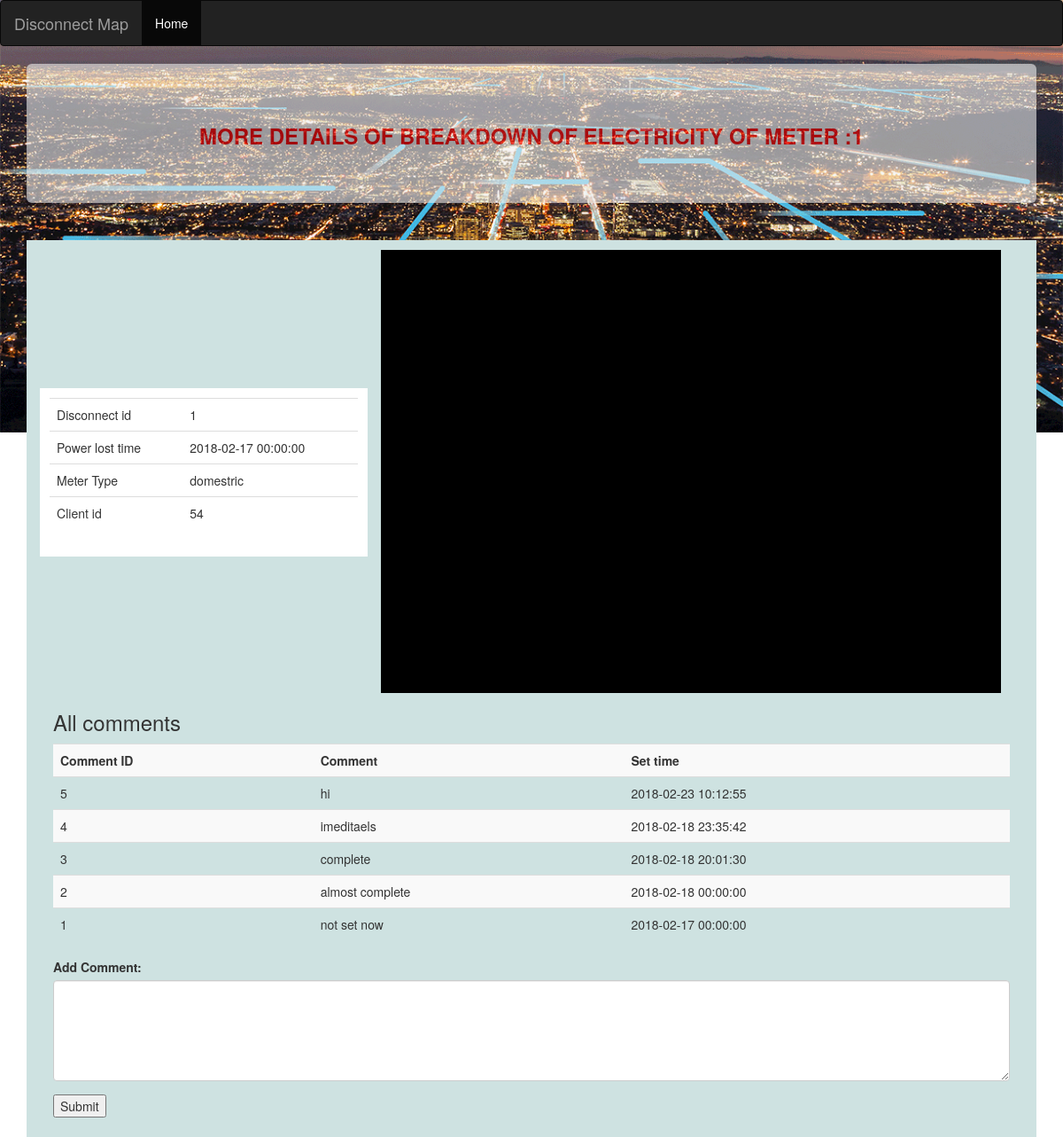
The page /mainServer/public_html/elec_meter/elec_meter/disconect/html/more_details.php?disconnect_id=1 on the database its author committed.
### tables this page shows
CREATE TABLE `disconnect_tb` (
  `disconnect_id` int(11) NOT NULL,
  `meter_id` varchar(10) NOT NULL,
  `lost_time` datetime NOT NULL
);

CREATE TABLE `meter_tb` (
  `meter_id` int(10) NOT NULL,
  `meter_type` varchar(10) NOT NULL,
  `client_id` int(11) NOT NULL,
  `start_date` datetime NOT NULL,
  `location_lat` double NOT NULL,
  `location_lng` double NOT NULL,
  `password` varchar(40) NOT NULL,
  `connectivity` tinyint(4) NOT NULL,
  `bill_id` int(11) NOT NULL,
  `bill_type` tinyint(4) NOT NULL,
  `Pro_id` int(11) DEFAULT NULL
);

CREATE TABLE `comment_tb` (
  `comment_id` int(11) NOT NULL,
  `meter_id` varchar(10) NOT NULL,
  `comment` varchar(100) NOT NULL,
  `set_time` datetime NOT NULL
);

### mainServer/public_html/elec_meter/elec_meter/disconect/html/more_details.php (the view, shortened to what this page needs)
<?php
	include("connection.php");
	$disconnect_id = "";
	$meter_id = "";
	$lost_time = "";
	$meter_type = "";
	$client_id = "";
	$comment_details = "";
	if (isset($_GET['disconnect_id'])) {
		$disconnect_id = mysqli_real_escape_string($connection, $_GET['disconnect_id']);
		$query = "SELECT * from disconnect_tb where disconnect_id = {$disconnect_id}";
		$result_set = mysqli_query($connection, $query);
		if($result_set){
			if(mysqli_num_rows($result_set) == 1){
				$result = mysqli_fetch_assoc($result_set);
				$disconnect_id =	$result['disconnect_id'];
				$meter_id = $result['meter_id'];
				$lost_time = $result['lost_time'];
			}
		}
		$query = "SELECT * from meter_tb where meter_id = {$meter_id}";
		$result_set = mysqli_query($connection, $query);
		if($result_set){
			if(mysqli_num_rows($result_set) == 1){
				$result = mysqli_fetch_assoc($result_set);
				$meter_type =	$result['meter_type'];
				$client_id = $result['client_id'];
			}
		}
		$query = "SELECT * from comment_tb where meter_id = {$meter_id} ORDER BY set_time DESC";
		$details = mysqli_query($connection, $query);
		if($details){
			while ($user = mysqli_fetch_assoc($details)) {
			    $comment_details .= "<tr>";
			    $comment_details .= "<td>{$user['comment_id']}</td>";
			    $comment_details .= "<td>{$user['comment']}</td>";
			    $comment_details .= "<td>{$user['set_time']}</td>";
			    $comment_details .= "</tr>";
		  	}
		}else{
		}
	}else{
		header("location:index.php");
	}
 ?>
 <!DOCTYPE html>
 <html>
 <head>
  <link rel="stylesheet" href="https://maxcdn.bootstrapcdn.com/bootstrap/3.3.7/css/bootstrap.min.css">
  <link rel="stylesheet" type="text/css" href="../css/more.css">
 </head>
 <body>
 	<nav class="navbar navbar-inverse">
  <div class="container-fluid">
    <div class="navbar-header">
      <a class="navbar-brand" href="#">Disconnect Map</a>
    </div>
    <ul class="nav navbar-nav">
      <li class="active"><a href="#">Home</a></li>
    </ul>
  </div>
</nav>
<div class="container">
  <div class="jumbotron heading">
    <h3>More Details of breakdown of electricity of meter :<?php echo $meter_id; ?></h3>
  </div>
  <div class="col-sm-12 show">
  	<div class="basic col-sm-4">
  		<table class="table table-hover">
  			<tr>
  				<td>Disconnect id </td><td><?php echo $disconnect_id; ?></td>
  			</tr>
  			<tr>
  				<td>Power lost time</td><td><?php echo $lost_time; ?></td>
  			</tr>
			<tr>
  				<td>Meter Type </td><td><?php echo $meter_type; ?></td>
  			</tr>
  			<tr>
  				<td>Client id </td><td><?php echo $client_id; ?></td>
  			</tr>
  		</table>
  	</div>
  	<div class="col-sm-8">
  		<div class = "view_map" id="map" style="width:700px;height:500px;background:black"></div>
  	</div>
  	<div class="comment col-sm-12">
  		<h3>All comments</h3>
  		<table class="table table-striped">
        <tr>
          <th>Comment ID</th>
          <th>Comment</th>
          <th>Set time</th>
        </tr>
        <?php echo $comment_details; ?>
      </table>
  	</div>
  	<div class="add_comment col-sm-12">
  		<form action="add_comment.php" method="post">
  			<div class="form-group">
		      <label for="comment">Add Comment:</label>
		      <textarea class="form-control" rows="5" id="comment" name="comment"></textarea>
		    </div>
		    <input type="submit" name="submit">
  		</form>
  	</div>
  </div>
</div>
 </body>
 </html>

### mainServer/public_html/elec_meter/elec_meter/disconect/css/more.css (style rules this page uses)
body { background-image: url("../pic/power.gif"); background-repeat: no-repeat; background-attachment: fixed; background-size: 100% 38%; }
.heading { opacity: 0.6; filter: alpha(opacity=50); text-transform: uppercase; }
.heading h3 { color: red; font-weight: bold; text-align: center; }
.show { margin-top: 1%; padding-top: 1%; background-color: #cee2e1; padding-bottom: 2%; }
.basic { margin-top: 14%; padding: 1%; background-color: white; }

### rows shown on the page
disconnect_tb: meter "1", disconnect_id "1", lost_time "2018-02-17 00:00:00"
meter_tb: meter_type "domestric", client "54"
comment_tb: comment_id "5", comment "hi", set_time "2018-02-23 10:12:55"
comment_tb: comment_id "4", comment "imeditaels", set_time "2018-02-18 23:35:42"
comment_tb: comment_id "3", comment "complete", set_time "2018-02-18 20:01:30"
comment_tb: comment_id "2", comment "almost complete", set_time "2018-02-18 00:00:00"
comment_tb: comment_id "1", comment "not set now", set_time "2018-02-17 00:00:00"
